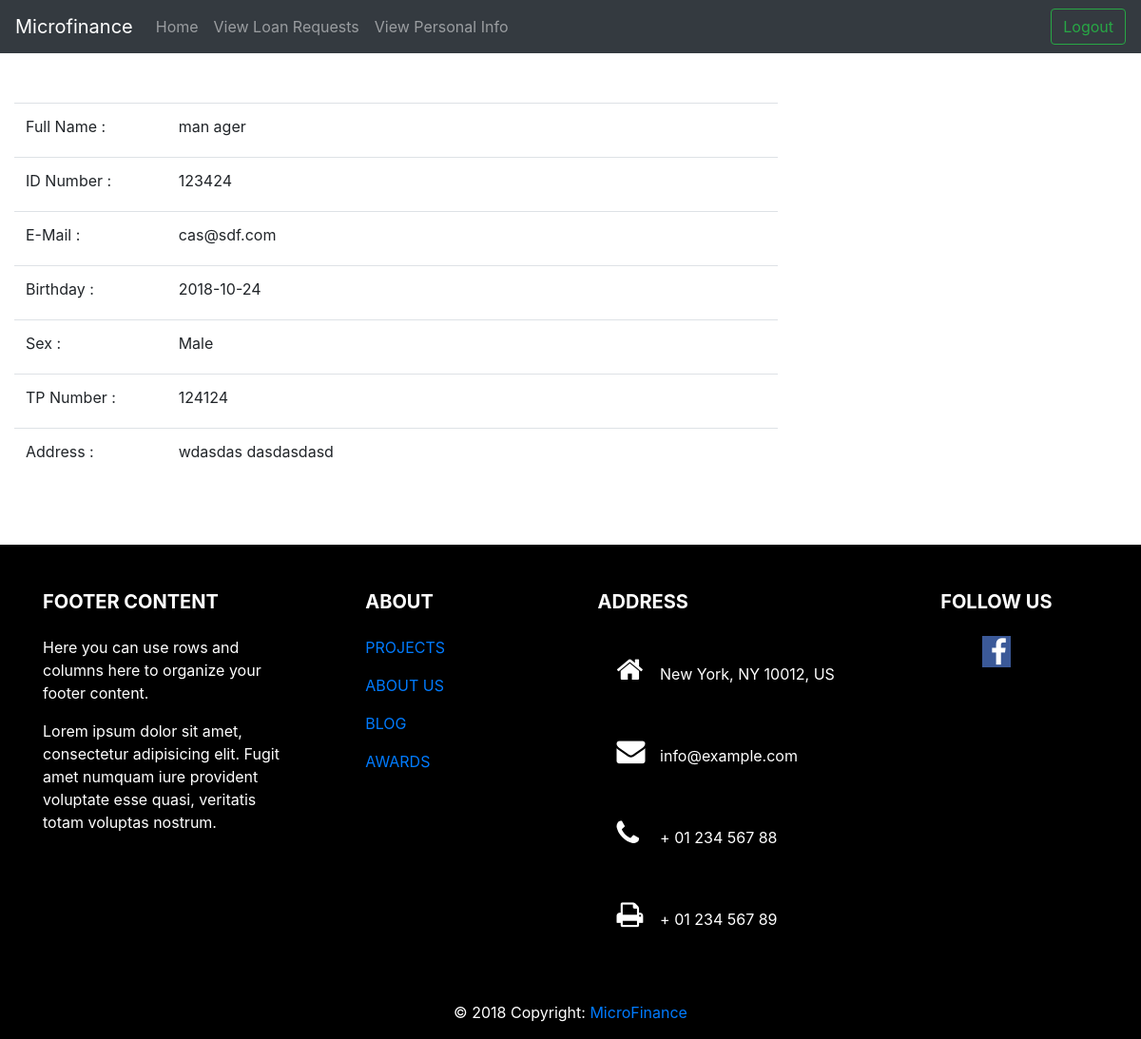
/Manager/viewpdetails.php (signed in), run on the app's committed database.
### tables this page shows
CREATE TABLE `managers` (
  `manager_id` int(10) NOT NULL,
  `first_name` varchar(15) DEFAULT NULL,
  `last_name` varchar(15) DEFAULT NULL,
  `email` varchar(30) DEFAULT NULL,
  `birthday` date DEFAULT NULL,
  `nic` varchar(11) DEFAULT NULL,
  `tele_phone` int(10) DEFAULT NULL,
  `address` text,
  `gender` enum('Male','Female') DEFAULT NULL,
  `region` varchar(20) DEFAULT NULL,
  `branch` varchar(20) DEFAULT NULL
);

### Classes/manager.php (called while the page is built, shortened)
<?php
class manager
{
    private $manager_id;
    public function getManagerId()
    {
        return $this->manager_id;
    }
}

### Manager/viewpdetails.php (the view, shortened to what this page needs)
<!doctype html>
<html lang="en">
<head>
    <link rel="stylesheet" href="https://cdnjs.cloudflare.com/ajax/libs/font-awesome/4.7.0/css/font-awesome.min.css">
    <link href="../css/custom.css" rel="stylesheet">
    <?php
    require_once '../Classes/manager.php';
    ?>
    <link rel="stylesheet" href="https://stackpath.bootstrapcdn.com/bootstrap/4.1.3/css/bootstrap.min.css"
>
</head>
<body>
<header>
    <nav class="navbar navbar-expand-md navbar-dark fixed-top bg-dark">
        <a class="navbar-brand" href="#">Microfinance</a>
        <div class="collapse navbar-collapse" id="navbarCollapse">
            <ul class="navbar-nav mr-auto">
                <li class="nav-item">
                    <a class="nav-link" href="managerhome.php">Home</a>
                </li>
                <li class="nav-item">
                    <a class="nav-link" href="viewloanrequests.php">View Loan Requests </a>
                </li>
                <li class="nav-item">
                    <a class="nav-link" href="viewpdetails.php">View Personal Info </a>
                </li>
            </ul>
            <form class="form-inline mt-2 mt-md-0" action="../login/logout.php">
                <button class="btn btn-outline-success my-2 my-sm-0" type="submit">Logout</button>
            </form>
        </div>
    </nav>
</header>
<main role="main">
    <div id="content" class="col-lg-10 col-sm-10">
        <h1 align="center"><b>Client Profile</b></h1>
        <div class=" row" align="center">
            <div class="col-md-8">
            </div>
            <div class="col-md-2" align="right">
            </div>
            <div class="col-md-8">
            </div>
            <div class="col-lg-10" align="left">
                <?php
                $dataconnect = new DbConnect();
                $link = $dataconnect->connect();
                $manager_id = $_SESSION['manager']->getManagerId();
                $query = "SELECT * FROM managers WHERE manager_id = '$manager_id'";
                $result = mysqli_query($link, $query);
                while ($row = mysqli_fetch_array($result)) {
                    ?>
                    <form action=../Client/editprofile.php method="POST">
                        <table style='margin-top:50px;' class="table">
                            <tr>
                                <td class="lcolumn" width="20%"><label for="full name">Full Name </label> :</td>
                                <td><?php echo '<label  name="fullname" class="add1">' . $row['first_name'] . ' ' . $row['last_name'] . '</label></br>' ?></td>
                            </tr>
                            <tr>
                                <td class="lcolumn" width="20%"><label for="id">ID Number </label> :</td>
                                <td><?php echo '<label  name="nic" class="add1">' . $row['nic'] . '</label></br>' ?></td>
                            </tr>
                            <tr>
                                <td class="lcolumn" width="20%"><label for="email">E-Mail </label> :</td>
                                <td><?php echo '<label  name="email" class="add1">' . $row['email'] . '</label></br>' ?></td>
                            </tr>
                            <tr>
                                <td class="lcolumn" width="20%"><label for="birthday">Birthday </label> :</td>
                                <td><?php echo '<label  name="birthday" class="add1">' . $row['birthday'] . '</label></br>' ?></td>
                            </tr>
                            <tr>
                                <td class="lcolumn" width="20%"><label for="gender">Sex </label> :</td>
                                <td><?php echo '<label  name="gender" class="add1">' . $row['gender'] . '</label></br>' ?></td>
                            </tr>
                            <tr>
                                <td class="lcolumn" width="20%"><label for="phone">TP Number </label> :</td>
                                <td><?php echo '<label  name="phone" class="add1">' . $row['tele_phone'] . '</label></br>' ?></td>
                            </tr>
                            <tr>
                                <td class="lcolumn" width="20%"><label for="adress">Address </label> :</td>
                                <td><?php echo '<label  name="address" class="add1">' . $row['address'] . '</label></br>' ?></td>
                            </tr>
                        </table>
                    </form>
                    <?php
                }
                ?>
            </div>
        </div>
    </div>
    <div style="height:50px">
    </div>
    <footer class="page-footer font-small mdb-color lighten-3 pt-4">
        <div class="container text-center text-md-left">
            <div class="row">
                <div class="col-md-4 col-lg-3 mr-auto my-md-4 my-0 mt-4 mb-1">
                    <h5 class="font-weight-bold text-uppercase mb-4">Footer Content</h5>
                    <p>Here you can use rows and columns here to organize your footer content.</p>
                    <p>Lorem ipsum dolor sit amet, consectetur adipisicing elit. Fugit amet numquam iure provident
                        voluptate esse
                        quasi, veritatis totam voluptas nostrum.</p>
                </div>
                <div class="col-md-2 col-lg-2 mx-auto my-md-4 my-0 mt-4 mb-1">
                    <h5 class="font-weight-bold text-uppercase mb-4">About</h5>
                    <ul class="list-unstyled">
                        <li>
                            <p>
                                <a href="#!">PROJECTS</a>
                            </p>
                        </li>
                        <li>
                            <p>
                                <a href="#!">ABOUT US</a>
                            </p>
                        </li>
                        <li>
                            <p>
                                <a href="#!">BLOG</a>
                            </p>
                        </li>
                        <li>
                            <p>
                                <a href="#!">AWARDS</a>
                            </p>
                        </li>
                    </ul>
                </div>
                <div class="col-md-4 col-lg-3 mx-auto my-md-4 my-0 mt-4 mb-1">
                    <h5 class="font-weight-bold text-uppercase mb-4">Address</h5>
                    <ul class="list-unstyled">
                        <li>
                            <p>
                                <i class="fa fa-home mr-3"></i> New York, NY 10012, US</p>
                        </li>
                        <li>
                            <p>
                                <i class="fa fa-envelope mr-3"></i> info@example.com</p>
                        </li>
                        <li>
                            <p>
                                <i class="fa fa-phone mr-3"></i> + 01 234 567 88</p>
                        </li>
                        <li>
                            <p>
                                <i class="fa fa-print mr-3"></i> + 01 234 567 89</p>
                        </li>
                    </ul>
                </div>
                <div class="col-md-2 col-lg-2 text-center mx-auto my-4">
                    <h5 class="font-weight-bold text-uppercase mb-4">Follow Us</h5>
                    <a type="button" class="btn-floating btn-fb">
                        <i class="fa fa-facebook"></i>
                    </a>
                </div>
            </div>
        </div>
        <div class="footer-copyright text-center py-3">© 2018 Copyright:
            <a href=""> MicroFinance</a>
        </div>
    </footer>
</main>
</body>
</html>

### css/custom.css (style rules this page uses)
.fa { padding: 20px; font-size: 30px; width: 45px; text-decoration: none; }
.fa-facebook { background: #3B5998; color: #FFFFFF; padding: 0.05em 0.3em; background: #3B5998; color: white; width: 30px; }
footer { background: black; color: white; }

### data on the page
managers: first_name "man", last_name "ager", nic "123424", email "cas@sdf.com", birthday "2018-10-24", gender "Male", tele_phone "124124", address "wdasdas dasdasdasd"
